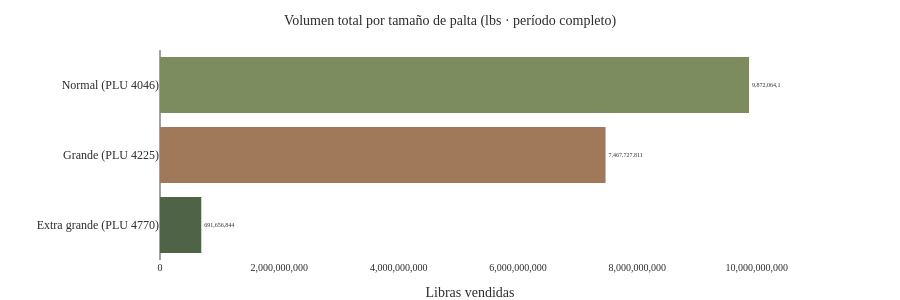

This figure's notebook cell:
### Code cell
# ── GRÁFICO 2: Volumen por tamaño de palta ───────────────────────────────────
# Suma total del período completo por cada tamaño

vol_tamanio = pd.DataFrame({
    "Tamaño": ["Normal (PLU 4046)", "Grande (PLU 4225)", "Extra grande (PLU 4770)"],
    "Volumen": [
        palta_1["Palta_Normal"].sum(),
        palta_1["Palta_Grande"].sum(),
        palta_1["Palta_Extragrande"].sum(),
    ]
}).sort_values("Volumen")  # ascending para que el mayor quede arriba en horizontal

fig2 = go.Figure()

fig2.add_trace(go.Bar(
    x           = vol_tamanio["Volumen"],
    y           = vol_tamanio["Tamaño"],
    orientation = "h",
    marker_color = [PALETA["musgo"], PALETA["tierra"], PALETA["oliva"]],
    text         = vol_tamanio["Volumen"].apply(lambda x: f"{x:,.0f}"),
    textposition = "outside",
    textfont     = dict(size=6),
))

fig2.update_layout(
    title       = "Volumen total por tamaño de palta (lbs · período completo)",
    xaxis_title = "Libras vendidas",
    yaxis_title = "",
    xaxis       = dict(tickformat=",.0f"),
    height      = 300,
    margin      = dict(l=160, r=120, t=50, b=40),  # l para etiquetas Y, r para texto outside
    yaxis       = dict(tickfont=dict(size=12)),      # etiquetas de barra más grandes
)


fig2.show()

### Figure 1 — Plotly figure (JSON) as saved in the notebook; plotly's stock layout.template omitted (floating-point values rounded to 4 significant figures)
{"data": [{"marker": {"color": ["#4F6347", "#A0785A", "#7C8C5E"]}, "orientation": "h", "text": ["691,656,844", "7,467,727,811", "9,872,064,104"], "textfont": {"size": 6}, "textposition": "outside", "type": "bar", "x": [691700000.0, 7468000000.0, 9872000000.0], "y": ["Extra grande (PLU 4770)", "Grande (PLU 4225)", "Normal (PLU 4046)"]}], "layout": {"height": 300, "margin": {"b": 40, "l": 160, "r": 120, "t": 50}, "title": {"text": "Volumen total por tamaño de palta (lbs · período completo)"}, "xaxis": {"tickformat": ",.0f", "title": {"text": "Libras vendidas"}}, "yaxis": {"tickfont": {"size": 12}, "title": {"text": ""}}}}
